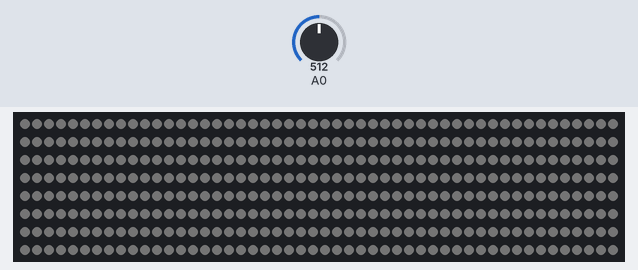
Bench run of a sketch on a simulated Arduino Uno, built with avr-gcc and run on an emulated ATmega328P. Parts: 400 RGB LEDs in strip order, left to right, continuing on the next row. The test bench sets the inputs (shaded band); at power-on: A0 = 512. Dim RGB values are drawn brighter than linear; colours are those a GRB WS2812 strip shows for the declared byte order; random numbers use the default seed unless the sketch sets one.

Above: at 0.1 s.

The sketch:

rgb_plintus_v3.ino
```cpp
/* ====================================================
 * GRB plintus v.3
 * ====================================================
 */

// INCLUDES

#include <SPI.h>
#include "FastLED.h"

// HARWARE CONFIG

#define WS_PIN     2
#define WS_LEDS    400

// DESIGN CONFIG

#define SEGMENTS   14

int segments[SEGMENTS] = {
  0,
  20,
  40,
  60,
  80,
  100,
  120,
  140,
  160,
  180,
  200,
  220,
  240,
  WS_LEDS
};

// PRIVATE

#define CHANNELS SEGMENTS * 3
CRGB wsLeds[WS_LEDS];
int currentColor[CHANNELS];
int targetColor[CHANNELS];

#define MIN_DIFF 50

void setup() {
  makeRandomSeed();

  // WS2812b INIT
  FastLED.addLeds<WS2812B, WS_PIN, BRG>(wsLeds, WS_LEDS);
  FastLED.setBrightness(255);

  // set minimal light (useful for sm16703p)
  for (int i = 0; i < WS_LEDS; i++) {
    wsLeds[i] = CRGB(1, 1, 1);
  }

  FastLED.show();

  delay(2500); // recovery delay

  // setup not-null initial values for current color channelss
  for (int channel = 0; channel < CHANNELS; channel++) {
    currentColor[channel] = random(0, 255);
  }
}

// сделать рандом более рандомным на основании шума с аналогового входа
void makeRandomSeed() {
  randomSeed(analogRead(A0));
}

// установить случайные цели для достижения всем каналам
void randmomizeChannels() {
  makeRandomSeed();

  for (int channel = 0; channel < CHANNELS; channel++) {
    randmoizeChannel(channel);
  }
}

// обновить значения всех каналов, вернуть TRUE, елси все каналы достигли целевого значения
boolean iterateChannels() {
  int totalUnreached = CHANNELS;

  for (int channel = 0; channel < CHANNELS; channel++) {
    if (iterateChannel(channel)) {
      totalUnreached--;
    }
  }

  bool allTragetsReached = totalUnreached == 0;

  return allTragetsReached;
}

void randmoizeChannel(int channel) {
  targetColor[channel] = (currentColor[channel] + random(MIN_DIFF, 255)) % 255;
}

// сделать текущий цвет канала ближе к целевому цвету на шаг.
// Вернуть ПРАВДУ если целевое значение достигнуто
boolean iterateChannel(int channel) {
  if (abs(targetColor[channel] - currentColor[channel]) < 1) {
    return true; // channel has already reached target value
  }

  currentColor[channel] = targetColor[channel] < currentColor[channel] ? -1 : 1;

  // out of range correction
  if (currentColor[channel] > 255) {
    currentColor[channel] = 255;

    return true;
  } else if (currentColor[channel] < 0) {
    currentColor[channel] = 0;

    return true;
  }

  return false;
}

// применить каналы к цветам сегментов и обновить ленту
void updateLedStrip() {
  for (int i = 0; i < WS_LEDS - 1; i++) {
    for (int segment = 0; segment < SEGMENTS; segment++) {
       if (i <= segments[segment]) {
           wsLeds[i] = CRGB(
            currentColor[segment * 3], // red
            currentColor[segment * 3 + 1], // green
            currentColor[segment * 3 + 2] // blue
           );

           break;
       }
    }
  }

  FastLED.show();
}

void loop() {
  if (iterateChannels()) {
    randmomizeChannels();

    delay(3000); // застывание, если цвета достигнуты
  } else {
    updateLedStrip();
  }

  delay(10);
}
```
